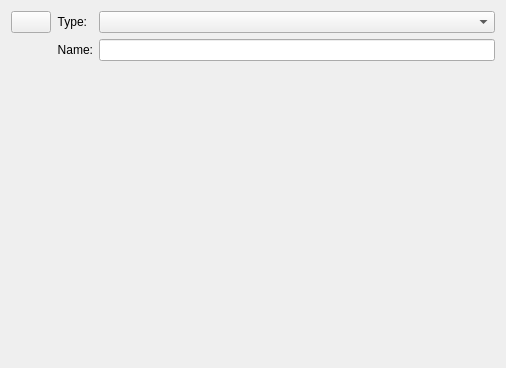
<?xml version="1.0" encoding="UTF-8"?>
<ui version="4.0">
 <class>ActivityConfiguration</class>
 <widget class="QWidget" name="ActivityConfiguration">
  <property name="geometry">
   <rect>
    <x>0</x>
    <y>0</y>
    <width>506</width>
    <height>368</height>
   </rect>
  </property>
  <layout class="QHBoxLayout" name="horizontalLayout">
   <item>
    <layout class="QVBoxLayout" name="verticalLayout">
     <item>
      <widget class="KIconButton" name="m_activityIcon">
       <property name="maximumSize">
        <size>
         <width>72</width>
         <height>72</height>
        </size>
       </property>
       <property name="icon">
        <string/>
       </property>
       <property name="iconSize">
        <number>64</number>
       </property>
      </widget>
     </item>
     <item>
      <spacer name="verticalSpacer">
       <property name="orientation">
        <enum>Qt::Vertical</enum>
       </property>
       <property name="sizeHint" stdset="0">
        <size>
         <width>20</width>
         <height>40</height>
        </size>
       </property>
      </spacer>
     </item>
    </layout>
   </item>
   <item>
    <layout class="QFormLayout" name="formLayout">
     <item row="0" column="0">
      <widget class="QLabel" name="label_4">
       <property name="text">
        <string>Type:</string>
       </property>
       <property name="alignment">
        <set>Qt::AlignRight|Qt::AlignTrailing|Qt::AlignVCenter</set>
       </property>
       <property name="buddy">
        <cstring>m_containmentComboBox</cstring>
       </property>
      </widget>
     </item>
     <item row="0" column="1">
      <widget class="QComboBox" name="m_containmentComboBox">
       <property name="sizePolicy">
        <sizepolicy hsizetype="Expanding" vsizetype="Fixed">
         <horstretch>0</horstretch>
         <verstretch>0</verstretch>
        </sizepolicy>
       </property>
      </widget>
     </item>
     <item row="1" column="0">
      <widget class="QLabel" name="label_6">
       <property name="text">
        <string>Name:</string>
       </property>
       <property name="alignment">
        <set>Qt::AlignRight|Qt::AlignTrailing|Qt::AlignVCenter</set>
       </property>
       <property name="buddy">
        <cstring>m_activityName</cstring>
       </property>
      </widget>
     </item>
     <item row="1" column="1">
      <widget class="QLineEdit" name="m_activityName"/>
     </item>
    </layout>
   </item>
  </layout>
 </widget>
 <customwidgets>
  <customwidget>
   <class>KIconButton</class>
   <extends>QPushButton</extends>
   <header>kicondialog.h</header>
  </customwidget>
 </customwidgets>
 <resources/>
 <connections/>
</ui>
